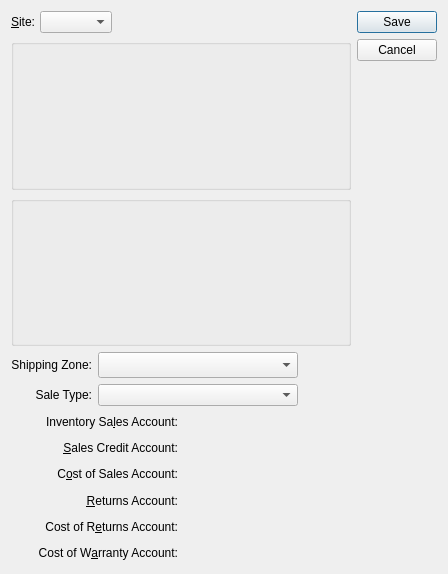
<?xml version="1.0" encoding="UTF-8"?>
<ui version="4.0">
 <comment>This file is part of the xTuple ERP: PostBooks Edition, a free and
open source Enterprise Resource Planning software suite,
Copyright (c) 1999-2019 by OpenMFG LLC, d/b/a xTuple.
It is licensed to you under the Common Public Attribution License
version 1.0, the full text of which (including xTuple-specific Exhibits)
is available at www.xtuple.com/CPAL.  By using this software, you agree
to be bound by its terms.</comment>
 <class>salesAccount</class>
 <widget class="QDialog" name="salesAccount">
  <property name="geometry">
   <rect>
    <x>0</x>
    <y>0</y>
    <width>448</width>
    <height>574</height>
   </rect>
  </property>
  <property name="windowTitle">
   <string>Sales Account Assignment</string>
  </property>
  <layout class="QGridLayout" name="gridLayout_2">
   <item row="0" column="0">
    <layout class="QHBoxLayout">
     <property name="spacing">
      <number>5</number>
     </property>
     <item>
      <widget class="QLabel" name="_warehouseLit">
       <property name="text">
        <string>&amp;Site:</string>
       </property>
       <property name="alignment">
        <set>Qt::AlignRight|Qt::AlignTrailing|Qt::AlignVCenter</set>
       </property>
       <property name="buddy">
        <cstring>_warehouse</cstring>
       </property>
      </widget>
     </item>
     <item>
      <layout class="QHBoxLayout">
       <property name="spacing">
        <number>0</number>
       </property>
       <item>
        <widget class="XComboBox" name="_warehouse">
         <property name="allowNull">
          <bool>false</bool>
         </property>
         <property name="nullStr">
          <string/>
         </property>
        </widget>
       </item>
       <item>
        <spacer>
         <property name="orientation">
          <enum>Qt::Horizontal</enum>
         </property>
         <property name="sizeHint" stdset="0">
          <size>
           <width>40</width>
           <height>20</height>
          </size>
         </property>
        </spacer>
       </item>
      </layout>
     </item>
    </layout>
   </item>
   <item row="0" column="1" rowspan="2">
    <widget class="QDialogButtonBox" name="_buttonBox">
     <property name="orientation">
      <enum>Qt::Vertical</enum>
     </property>
     <property name="standardButtons">
      <set>QDialogButtonBox::Cancel|QDialogButtonBox::Save</set>
     </property>
    </widget>
   </item>
   <item row="1" column="0">
    <widget class="ParameterGroup" name="_customerTypes">
     <property name="title">
      <string/>
     </property>
     <property name="fixedSize">
      <bool>false</bool>
     </property>
    </widget>
   </item>
   <item row="2" column="0">
    <widget class="ParameterGroup" name="_productCategories">
     <property name="title">
      <string/>
     </property>
     <property name="fixedSize">
      <bool>false</bool>
     </property>
    </widget>
   </item>
   <item row="3" column="0">
    <layout class="QHBoxLayout" name="horizontalLayout">
     <item>
      <layout class="QGridLayout" name="gridLayout">
       <item row="0" column="0">
        <widget class="QLabel" name="_shippingZonesLit">
         <property name="text">
          <string>Shipping Zone:</string>
         </property>
         <property name="alignment">
          <set>Qt::AlignRight|Qt::AlignTrailing|Qt::AlignVCenter</set>
         </property>
        </widget>
       </item>
       <item row="0" column="1">
        <widget class="XComboBox" name="_shippingZones">
         <property name="minimumSize">
          <size>
           <width>200</width>
           <height>26</height>
          </size>
         </property>
         <property name="allowNull">
          <bool>false</bool>
         </property>
         <property name="nullStr">
          <string/>
         </property>
        </widget>
       </item>
       <item row="1" column="0">
        <widget class="QLabel" name="_saleTypesLit">
         <property name="text">
          <string>Sale Type:</string>
         </property>
         <property name="alignment">
          <set>Qt::AlignRight|Qt::AlignTrailing|Qt::AlignVCenter</set>
         </property>
        </widget>
       </item>
       <item row="1" column="1">
        <widget class="XComboBox" name="_saleTypes">
         <property name="allowNull">
          <bool>false</bool>
         </property>
         <property name="nullStr">
          <string/>
         </property>
        </widget>
       </item>
      </layout>
     </item>
     <item>
      <spacer name="horizontalSpacer">
       <property name="orientation">
        <enum>Qt::Horizontal</enum>
       </property>
       <property name="sizeHint" stdset="0">
        <size>
         <width>40</width>
         <height>20</height>
        </size>
       </property>
      </spacer>
     </item>
    </layout>
   </item>
   <item row="4" column="0">
    <layout class="QGridLayout">
     <item row="0" column="0">
      <widget class="QLabel" name="_salesLit">
       <property name="text">
        <string>Inventory Sa&amp;les Account:</string>
       </property>
       <property name="alignment">
        <set>Qt::AlignRight|Qt::AlignTrailing|Qt::AlignVCenter</set>
       </property>
       <property name="buddy">
        <cstring>_sales</cstring>
       </property>
      </widget>
     </item>
     <item row="0" column="1">
      <widget class="GLCluster" name="_sales"/>
     </item>
     <item row="1" column="0">
      <widget class="QLabel" name="_creditLit">
       <property name="text">
        <string>&amp;Sales Credit Account:</string>
       </property>
       <property name="alignment">
        <set>Qt::AlignRight|Qt::AlignTrailing|Qt::AlignVCenter</set>
       </property>
       <property name="buddy">
        <cstring>_credit</cstring>
       </property>
      </widget>
     </item>
     <item row="1" column="1">
      <widget class="GLCluster" name="_credit"/>
     </item>
     <item row="2" column="0">
      <widget class="QLabel" name="_cosLit">
       <property name="text">
        <string>C&amp;ost of Sales Account:</string>
       </property>
       <property name="alignment">
        <set>Qt::AlignRight|Qt::AlignTrailing|Qt::AlignVCenter</set>
       </property>
       <property name="buddy">
        <cstring>_cos</cstring>
       </property>
      </widget>
     </item>
     <item row="2" column="1">
      <widget class="GLCluster" name="_cos"/>
     </item>
     <item row="3" column="0">
      <widget class="QLabel" name="_returnsLit">
       <property name="text">
        <string>&amp;Returns Account:</string>
       </property>
       <property name="alignment">
        <set>Qt::AlignRight|Qt::AlignTrailing|Qt::AlignVCenter</set>
       </property>
       <property name="buddy">
        <cstring>_returns</cstring>
       </property>
      </widget>
     </item>
     <item row="3" column="1">
      <widget class="GLCluster" name="_returns"/>
     </item>
     <item row="4" column="0">
      <widget class="QLabel" name="_corLit">
       <property name="text">
        <string>Cost of R&amp;eturns Account:</string>
       </property>
       <property name="alignment">
        <set>Qt::AlignRight|Qt::AlignTrailing|Qt::AlignVCenter</set>
       </property>
       <property name="buddy">
        <cstring>_cor</cstring>
       </property>
      </widget>
     </item>
     <item row="4" column="1">
      <widget class="GLCluster" name="_cor"/>
     </item>
     <item row="5" column="0">
      <widget class="QLabel" name="_cowLit">
       <property name="text">
        <string>Cost of W&amp;arranty Account:</string>
       </property>
       <property name="alignment">
        <set>Qt::AlignRight|Qt::AlignTrailing|Qt::AlignVCenter</set>
       </property>
       <property name="buddy">
        <cstring>_cow</cstring>
       </property>
      </widget>
     </item>
     <item row="5" column="1">
      <widget class="GLCluster" name="_cow"/>
     </item>
    </layout>
   </item>
  </layout>
 </widget>
 <layoutdefault spacing="6" margin="11"/>
 <customwidgets>
  <customwidget>
   <class>GLCluster</class>
   <extends>QWidget</extends>
   <header>glcluster.h</header>
  </customwidget>
  <customwidget>
   <class>ParameterGroup</class>
   <extends>QGroupBox</extends>
   <header>parametergroup.h</header>
   <container>1</container>
  </customwidget>
  <customwidget>
   <class>XComboBox</class>
   <extends>QComboBox</extends>
   <header>xcombobox.h</header>
  </customwidget>
 </customwidgets>
 <tabstops>
  <tabstop>_warehouse</tabstop>
  <tabstop>_customerTypes</tabstop>
  <tabstop>_productCategories</tabstop>
  <tabstop>_sales</tabstop>
  <tabstop>_credit</tabstop>
  <tabstop>_cos</tabstop>
 </tabstops>
 <resources/>
 <connections>
  <connection>
   <sender>_buttonBox</sender>
   <signal>rejected()</signal>
   <receiver>salesAccount</receiver>
   <slot>reject()</slot>
   <hints>
    <hint type="sourcelabel">
     <x>481</x>
     <y>91</y>
    </hint>
    <hint type="destinationlabel">
     <x>263</x>
     <y>288</y>
    </hint>
   </hints>
  </connection>
 </connections>
</ui>
